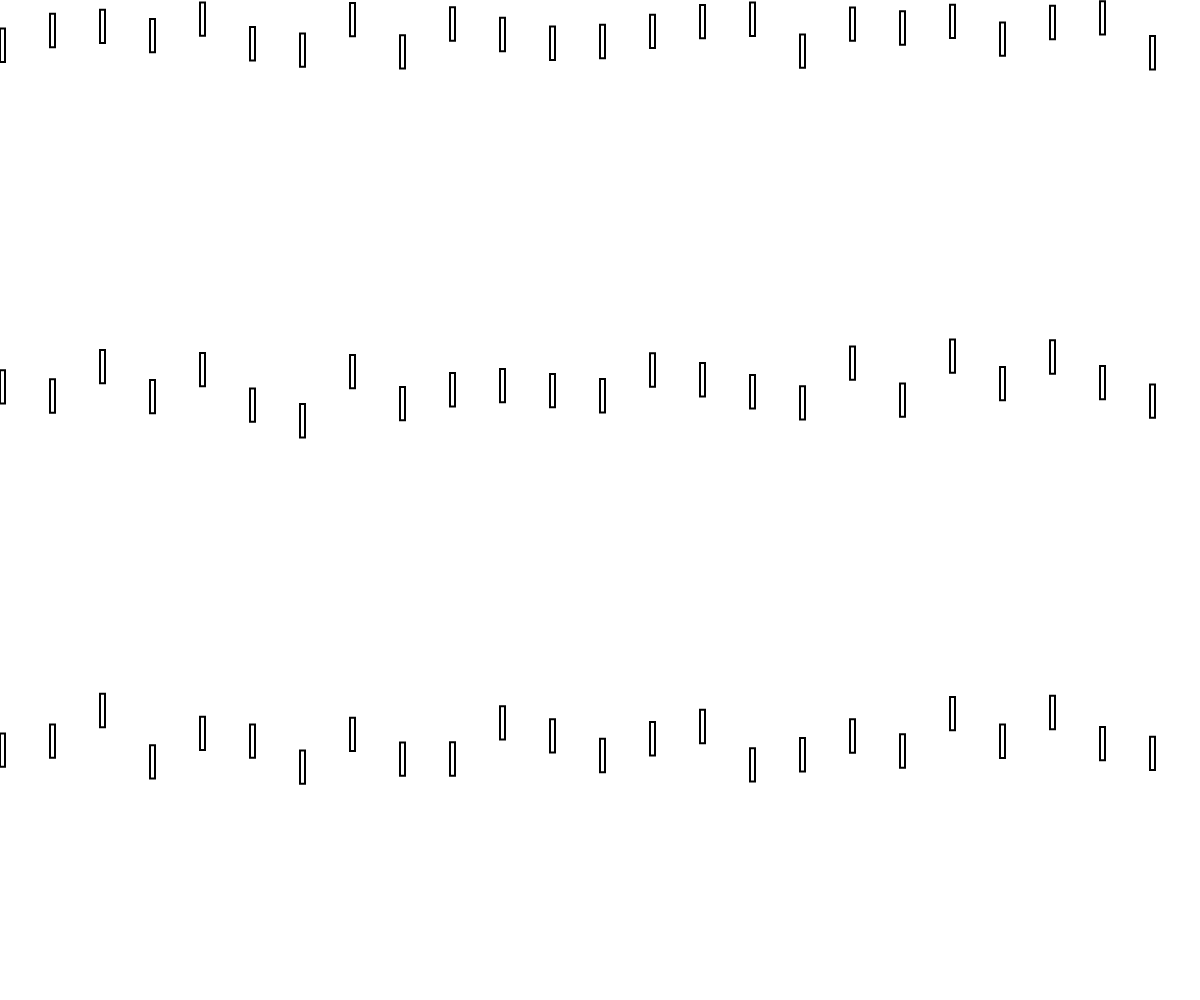
Frame 1 (no input)
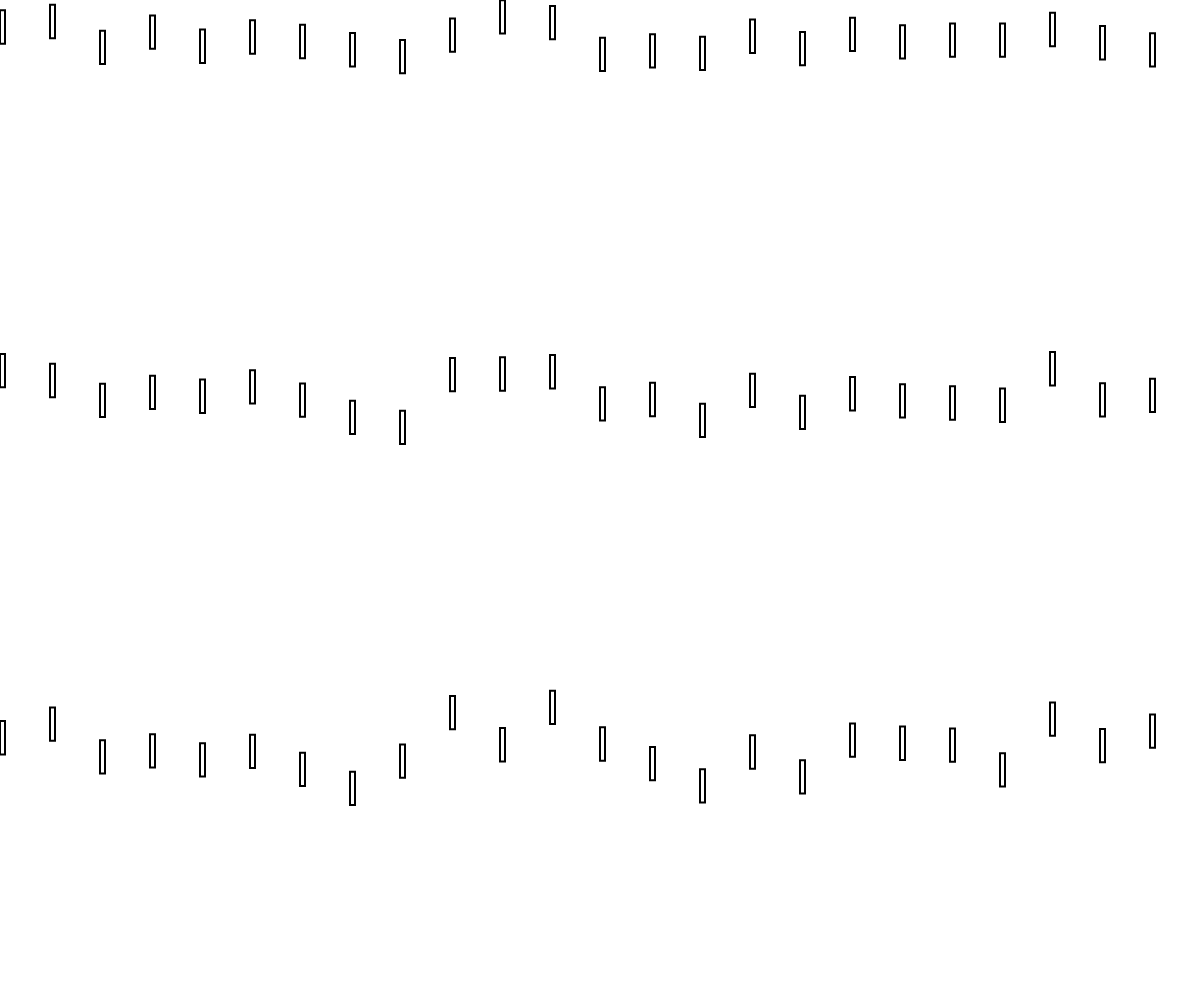
Frame 2 (the mouse pressed at the canvas centre, redrawn once)

The p5.js sketch that drew these frames (run headless with seeded random() and noise() and a simulated clock; the mouse was pressed at the canvas centre and the sketch redrawn once):

// p5.js sketch
// ── sketch.js
/*
Inspired by Vera Molnár's Dispersion and simliar works
*/

function setup() {
  createCanvas(windowWidth, windowHeight);
  noFill();
  stroke(0);
  strokeWeight(2);
}

function draw() {
  background(255);

  //Set the columnWidth, take smallest value 
  let columnWidth = min(width / 20, height / 20);
  let rowHeight = height / 3;// Set the row height to 1/3 of the screen height

  for (let x = 0; x < width; x+= columnWidth) {
    for (let y = 0; y < height; y+= rowHeight) {
      
      y += 20 + random(-20, 20);// Add a random offset to y, making the grid arrangement less uniform
      
     //distance between y1 and y2: rowHeight + 20 + random(-20, 20)
      
      rect(x, y, columnWidth * 0.1, rowHeight * 0.1);    // Draw a rectangle with 70% of the column width and 80% of the row height
      
      
       
    }
  }
  
  
  
 noLoop();
}

function mousePressed() {
  loop();// When the mouse is pressed, restart draw() to generate a new random layout
}

function windowResized() {
  resizeCanvas(windowWidth, windowHeight);
}
